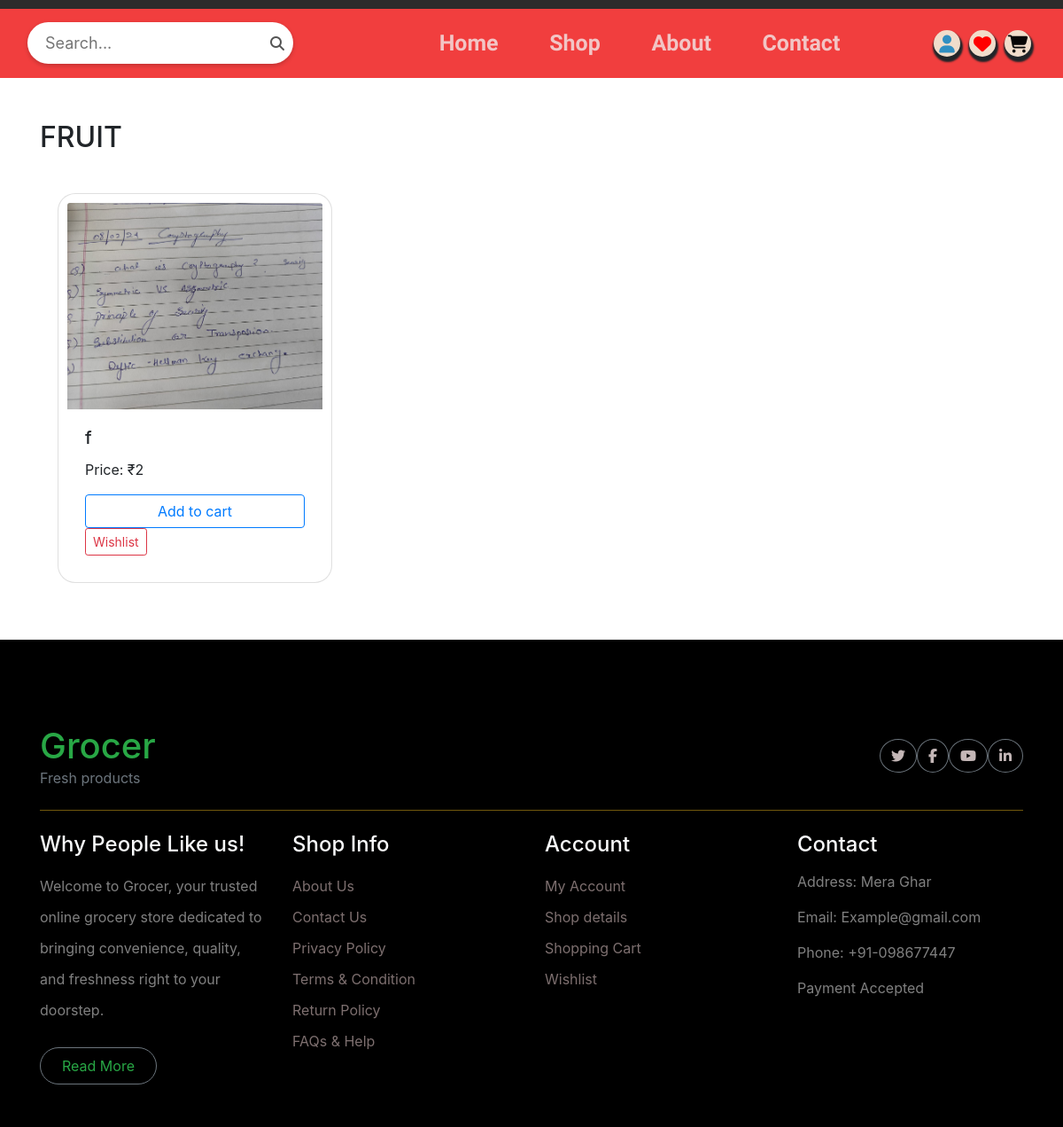
Page /category/1/ on the committed database.
### superadmin/models.py (models this page shows)
class Category(models.Model):
    cat_name = models.CharField(max_length=255)
    status = models.BooleanField(default=1)

class Product(models.Model):
    pname = models.CharField(max_length=255)
    pprice = models.IntegerField()
    psellprice = models.IntegerField()
    pdiscount = models.IntegerField()
    pimage= models.ImageField(upload_to='product', default = '', blank=True)
    category = models.ForeignKey('category',on_delete=models.CASCADE,default=1)
    description= models.TextField()

### web/views.py (the view)
# urls.py: path('category/<int:cat_id>/', views.category_products, name='category_products'),
def category_products(request, cat_id):
    category = Category.objects.get(id=cat_id)
    products = Product.objects.filter(category=category)
    return render(request, 'web_html/category_products.html', {'category': category, 'products': products})

### web/templates/web_html/category_products.html (shortened to what this page needs)
<!DOCTYPE html>
{% load static %}
<html lang="en">
<head>
  <link rel="stylesheet" href="https://cdn.jsdelivr.net/npm/bootstrap@4.6.2/dist/css/bootstrap.min.css"
>
  <link rel="stylesheet" href="https://cdnjs.cloudflare.com/ajax/libs/font-awesome/6.5.2/css/all.min.css"
 />
  <link rel="stylesheet" href="{% static 'css/style.css' %}">
</head>
<body>
  <section class="a">
  </section>
  <header>
    <header>
      <nav class="navbar sticky-top navbar-expand-lg navbar-light">
        <div class="container-fluid">
          <div class="search-container">
            <i class="fa fa-search" data-bs-toggle="modal" data-bs-target="#searchModal"></i>
            <form action="{% url 'search_products' %}" method="GET" class="w-100">
              <input type="text" name="query" placeholder="Search..." class="search-input">
            </form>
          </div>
          <div class="collapse navbar-collapse" id="navbarSupportedContent">
            <ul class="navbar-nav mx-auto mb-2 mb-lg-0">
              <li class="nav-item">
                <a class="nav-link nav-links" href="{% url 'home' %}">Home</a>
              </li>
              <li class="nav-item">
                <a class="nav-link nav-links" href="{% url 'shop' %}">Shop</a>
              </li>
              <li class="nav-item">
                <a class="nav-link nav-links" href="{% url 'about' %}">About</a>
              </li>
              <li class="nav-item">
                <a class="nav-link nav-links" href="{% url 'contact' %}">Contact</a>
              </li>
            </ul>
            <div class="icon">
              {% if 'cust_id' in request.session %}
              <div class="dropdown">
                <button style="border: 0; background-color: #ef1616d3; color:#0cb381 ;" type="button"
                  data-bs-toggle="dropdown" aria-expanded="false">
                  Hello<i class="fa-solid fa-user ii"></i>
                </button>
                <ul class="dropdown-menu">
                  <li><a class="dropdown-item" href="{% url 'profile' %}">My Account</a></li>
                  <li><a class="dropdown-item" href="{% url 'order_history' %}">Order History</a></li>
                  <li><a class="dropdown-item" href="{% url 'logout' %}">Log-Out</a></li>
                </ul>
              </div>
              {% else %}
              <a class="ii" href="{% url 'login' %}"><i class="fa-solid fa-user"></i></a>
              {% endif %}
              <a class="ii" href="{% url 'wishlist' %}"><i class="fa-solid fa-heart"></i></a>
              <a class="ii" href="{% url 'cart_list' %}"><i class="fa-solid fa-cart-shopping"></i></a>
            </div>
          </div>
        </div>
      </nav>
  </header>
 <main>
    <section class="mt-5">
      <div class="container">
        <h2 class="mb-4">{{ category.cat_name }}</h2>
        <div class="row">
          {% for product in products %}
          <div class="col-md-4">
            <div class="card mb-3">
              <img src="{{ product.pimage.url }}" class="card-img-top" alt="{{ product.pname }}">
              <div class="card-body">
                <h5 class="card-title">{{ product.pname }}</h5>
                <p class="card-text">Price: ₹{{ product.psellprice }}</p>
                {% if product.id %}
                <a href="{% url 'add_to_cart' 'product' p.id %}" class="btn btn-outline-primary w-100">Add to cart</a>
{% else %}
    <span class="text-danger">Invalid Product</span>
{% endif %}
                <a href="#" class="btn btn-sm btn-outline-danger">Wishlist</a>
              </div>
            </div>
          </div>
          {% endfor %}
        </div>
      </div>
    </section>
 </main>
  <footer>
    <div class="container-fluid text-white-50 footer pt-5 mt-5">
      <div class="container py-5">
        <div class="pb-4 mb-4" style="border-bottom: 1px solid rgba(226, 175, 24, 0.5) ;">
          <div class="row g-4">
            <div class="col-lg-3">
              <a href="#">
                <h1 class="text-success mb-0">Grocer</h1>
                <p class="text-secondary mb-0">Fresh products</p>
              </a>
            </div>
            <div class="col-lg-6">
            </div>
            <div class="col-lg-3">
              <div class="d-flex justify-content-end pt-3">
                <a class="btn  btn-outline-secondary me-2 btn-md-square rounded-circle" href="https://x.com/?lang=en"><i
                    class="fab fa-twitter"></i></a>
                <a class="btn btn-outline-secondary me-2 btn-md-square rounded-circle" href="https://www.facebook.com/"><i
                    class="fab fa-facebook-f"></i></a>
                <a class="btn btn-outline-secondary me-2 btn-md-square rounded-circle" href="https://www.youtube.com/"><i
                    class="fab fa-youtube"></i></a>
                <a class="btn btn-outline-secondary btn-md-square rounded-circle" href="https://in.linkedin.com/"><i
                    class="fab fa-linkedin-in"></i></a>
              </div>
            </div>
          </div>
        </div>
        <div class="row g-5">
          <div class="col-lg-3 col-md-6">
            <div class="footer-item">
              <h4 class="text-light mb-3">Why People Like us!</h4>
              <p class="mb-4">Welcome to Grocer, your trusted online grocery store dedicated to bringing convenience, quality, and freshness right to your doorstep.</p>
              <a href="{% url 'about' %}" class="btn border-secondary py-2 px-4 rounded-pill text-success">Read More</a>
            </div>
          </div>
          <div class="col-lg-3 col-md-6">
            <div class="d-flex flex-column text-start footer-item">
              <h4 class="text-light mb-3">Shop Info</h4>
              <a class="btn-link" href="{% url 'about' %}">About Us</a>
              <a class="btn-link" href="{% url 'contact' %}">Contact Us</a>
              <a class="btn-link" href="">Privacy Policy</a>
              <a class="btn-link" href="">Terms & Condition</a>
              <a class="btn-link" href="">Return Policy</a>
              <a class="btn-link" href="">FAQs & Help</a>
            </div>
          </div>
          <div class="col-lg-3 col-md-6">
            <div class="d-flex flex-column text-start footer-item">
              <h4 class="text-light mb-3">Account</h4>
              <a class="btn-link" href="{% url 'profile' %}">My Account</a>
              <a class="btn-link" href="">Shop details</a>
              <a class="btn-link" href="{% url 'cart_list' %}">Shopping Cart</a>
              <a class="btn-link" href="">Wishlist</a>
            </div>
          </div>
          <div class="col-lg-3 col-md-6">
            <div class="footer-item">
              <h4 class="text-light mb-3">Contact</h4>
              <p>Address: Mera Ghar</p>
              <p>Email: Example@gmail.com</p>
              <p>Phone: +91-098677447</p>
              <p>Payment Accepted</p>
            </div>
          </div>
        </div>
      </div>
    </div>
  </footer>
</body>
</html>

### web/static/css/style.css (style rules this page uses)
* { margin: 0; padding: 0; }
.navbar { background-color: #ef1616d3; padding: auto; }
.card { margin-right: 19px; padding: 10px; cursor:pointer; border-radius: 20px; margin: 20px; }
a { text-decoration: none; }
.search-container { position: relative; }
.search-container input { width: 300px; font-size: 18px; padding: 10px 20px; border-radius: 25px; border: none; box-shadow: 0px 2px 5px rgba(0,0,0,0.2); }
.search-container i { position: absolute; top: 50%; right: 10px; transform: translateY(-50%); color: #555; cursor: pointer; }
.fa-heart { color: #ff0000; font-size: 20px; }
.fa-cart-shopping { color: #070606; font-size: 20px; }
.fa-user { color: #318fc2; font-size: 20px; }
.icon { display: flex; justify-content: center; align-items: center; }
.ii { height: 30px; width: 30px; background-color: #f1ddcb; border-radius: 50%; text-align: center; margin: 5px; box-shadow: 1px 4px 2px 2px #212529; line-height: 35px }
.ii i { transition: all 0.3s linear; }
.nav-links, .dropdown { font-size: 25px; font-weight: 600; color: #f2efefc2 !important; text-decoration: none; text-align: center; font-family: "Playpen Sans", cursive; font-optical-sizing: auto; font-style: normal; }
.nav-item { margin-right: 20px; padding:4px; padding-left: 4%; }
.a { background-color:rgb(44, 43, 43); padding: 5px 0px; background-image: url(../image/); }
.a,i,text,.phone,.mail { text-decoration: none; color: rgb(196, 183, 183); }
.footer { background: #000; }
.footer .footer-item .btn-link { line-height: 35px; color: rgba(250, 222, 222, 0.5); transition: 0.5s; }
.footer .footer-item p.mb-4 { line-height: 35px; }

### web/templates/web_html/category_products.html (style rules this page uses)
.search-input { font-size: 1.1rem; border-radius: 50px; border-right: 50px; padding-left: 50px; border: none; background-color: #fff; color: #333; box-shadow: 0 4px 10px rgba(0, 0, 0, 0.1); transition: all 0.3s ease-in-out; }

### rows in the picture
Category: cat_name "FRUIT"
Product: pimage (picture), pname "f", psellprice "2", shows "Add to cart"
